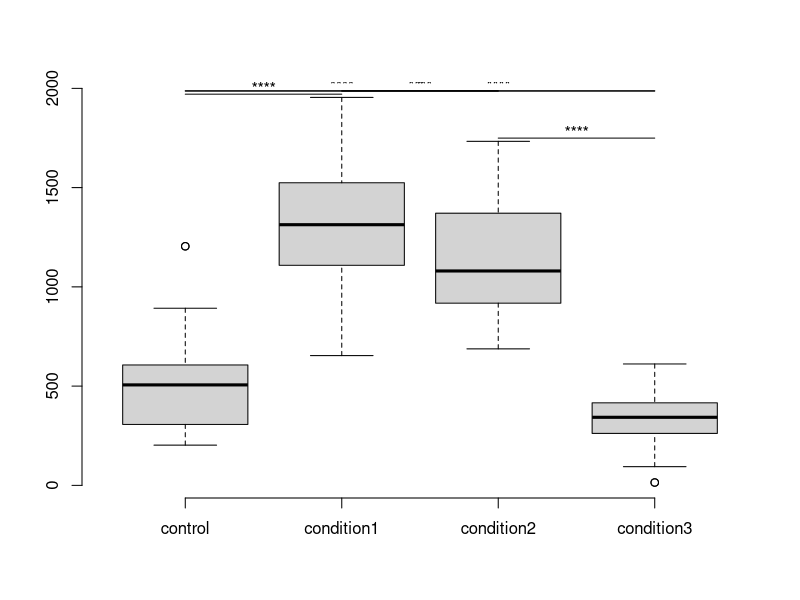

This figure's R source:
#Example usage of very basic R script to proform t tests and add significance bars to plots

data <- read.csv("data.csv") #read in data (example data is data.csv file)
boxplot(data, frame.plot = FALSE, xaxt = 'n') #plot data without boarders
axis(side=1,a=1:length(data),labels = colnames(data))

#uncomment next two lines to show individual values
#install.packages('beeswarm')
#beeswarm(data,add=T, corral = 'omit', pch = 20) 

# start function
Add_Labels <- function(data)
{
  #Make an empty dataframe to store the comparison and p-value from t.test
  comparison_df <- data.frame(matrix(ncol=3,nrow=0)); 
  colnames(comparison_df) <- c('condition1','condition2','pvalue') 
  
  # vector "H" stores the y value to put lines and text
  H <- vector()
  
  # for every value in data, t.test each other element in dataset. (Side note: t.test is used for simple functionality make sure the statistical test you use works for your dataset)
  for(i in 1:length(data))
  {
    for(j in 1:length(data))
    {
      condition1 <- names(data[i]); condition2 <- names(data[j])
      sig <- t.test(data[i],data[j])$p.value #getting p-value for each comparison 
      comparison_df <- rbind(comparison_df,c(condition1,condition2,sig)) #storing comparisons into dataframe
      
      if (i<j) #Used as a check to not make the same comparison twice
      {
        if (sig < 0.05) #only do calculations if the comparison is significant
        {
          #The following calculations determine a good y value to put the lines and text
          max <- max(data[i:j]) #get the max y needed to clear to not draw line through data
          movement_up <- max(data/40) # add a proportional distance above to clear highest point
          h <- (max+movement_up+(movement_up/3)) #h = the height or y value to start adding labels
          
          if(length(H) >= 1) #if bars have already been plotted
          {
            for(v in 1:length(H)) #go through the values that have been plotted
            {
              if (as.numeric(h) == as.numeric(H[v])) #if the value has been plotted before
              {
                h <- h + (movement_up/3) #change the height to be above the previously plotted line
                break #with a new height set leave this loop
              }
            }
          }
          #setting up parameter for lines to be plotted
          x <- i:j #make the lines go from the first datapoint to the second
          y <- rep((h-(movement_up)),(abs(i-j)+1)) #make y value have same number of points as x to be plotted with a slope of 0 at determined y value
          H <- append(H,h) # record the new height into the height vector to not overlap lines
        }
        
        #Check what the p-value was, if it has a given significance add the text to the graph at the correct point
        if(sig < 0.00005)
        {
          lines(x=x,y=y)     
          text(x=((i+j)/2), y=h, labels= "****" )
        }
        else if (sig < 0.0005)
        {
          lines(x=x,y=y)     
          text(x=((i+j)/2), y=h, labels= "***")
        }
        else if (sig < 0.005)
        {
          lines(x=x,y=y)     
          text(x=((i+j)/2), y=h, labels= "**")
        }
        else if (sig < 0.05)
        {
          lines(x=x,y=y)     
          text(x=((i+j)/2), y=h, labels= "*")
        }
      }
    }
  }

  return(comparison_df) #this will return the dataframe containing all the comparisons make with their respective p_values
}

Add_Labels(data) #Running the fuction
